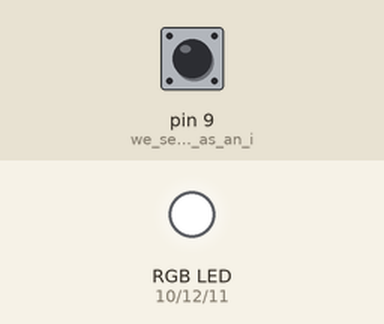
The sketch below on a simulated Arduino Uno, built with avr-gcc and run on an emulated ATmega328P. Parts: an RGB LED mixed from three pins (HIGH = lit). The inputs (shaded band) are chosen by the test bench; at power-on: pin 9 (we_set_the_pin_12_as_an_i) HIGH.

Above: at 1.2 s.
1.3 s: pin 9 (we_set_the_pin_12_as_an_i) pulled LOW for 0.15 s
At 1.37 s:
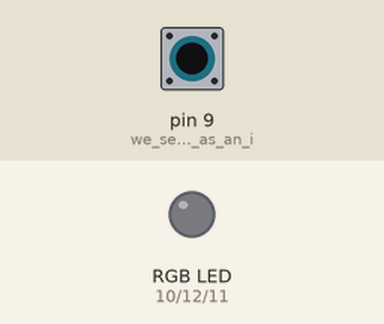
2.9 s: pin 9 (we_set_the_pin_12_as_an_i) pulled LOW for 3.2 s
At 6.9 s:
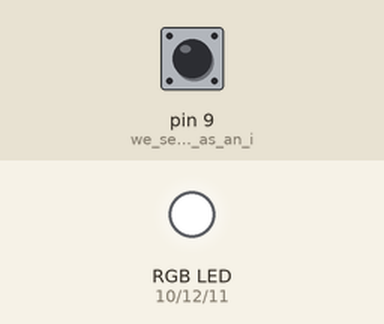
Timing chart, 0 to 8.4 s (numbered marks = the images above; inputs shaded):
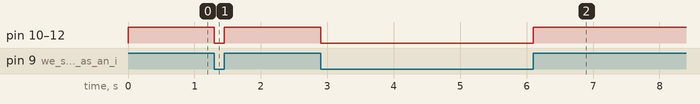

The sketch:

d_RGB_white_PB_pressed_RGB_off_Kevin_Sarmiento_Tapia_2291323.ino
```cpp
/*

 PB not pressed RGB white PB pressed RGB off

 The program's goal is when the pin 9 read 1 (the push button is not pressed) the RGB will turn white and when it reads 0 (the push button iis pressed), the RGB becomes off.

 The theme is the use of digitalRead to read the value of the pin 9 and turn on or off the RGB.

 */
int RED_Pin=10; // int creates a variable called RED_Pin and gives it a value of 10.
int BLUE_Pin=11; // int creates a variable called BLUE_Pin and gives it a value of 11.
int GREEN_Pin=12; // int creates a variable called GREEN_Pin and gives it value of 12.
void setup() { // void setup is the section of the program that runs once.

  pinMode(9,INPUT_PULLUP); // we set the pin 12 as an input as we want to read its value.
  pinMode(RED_Pin, OUTPUT);  // we set the pin 10 as an output.
  pinMode(BLUE_Pin, OUTPUT);  // we set the pin 11 as an output.
  pinMode(GREEN_Pin, OUTPUT);  // we set the pin 12 as an output.

}

void loop() { // Void loop is the section of the program that runs forever.
  int button = digitalRead(9); // we set the variable button as the reading of the pin 9.
  if (button == 1) {
    digitalWrite(RED_Pin, HIGH);     // send high voltage (5v) to the pin 10 to turn on the RGB Red
    digitalWrite(BLUE_Pin, HIGH);    // send high voltage (5v) to the pin 11 to turn on the RGB Blue
    digitalWrite(GREEN_Pin, HIGH);   // send high voltage (5v) to the pin 12 to turn on the RGB Green
    // the combination of the colors red, blue and green creates white.
  } else {
    digitalWrite(RED_Pin, LOW);     // send low voltage (0v) to the pin 10 to turn off the RGB Red
    digitalWrite(BLUE_Pin, LOW);    // send low voltage (0v) to the pin 11 to turn off the RGB Blue
    digitalWrite(GREEN_Pin, LOW);   // send low voltage (0v) to the pin 12 to turn off the RGB Green
  }
}
```

Measured:
- after the input at 1.3 s, pin 10 (RED_Pin), pin 11 (BLUE_Pin), pin 12 (GREEN_Pin): HIGH → LOW at once, → HIGH 0.15 s later
- after the input at 2.9 s, pin 10 (RED_Pin), pin 11 (BLUE_Pin), pin 12 (GREEN_Pin): HIGH → LOW at once, → HIGH 3.2 s later
